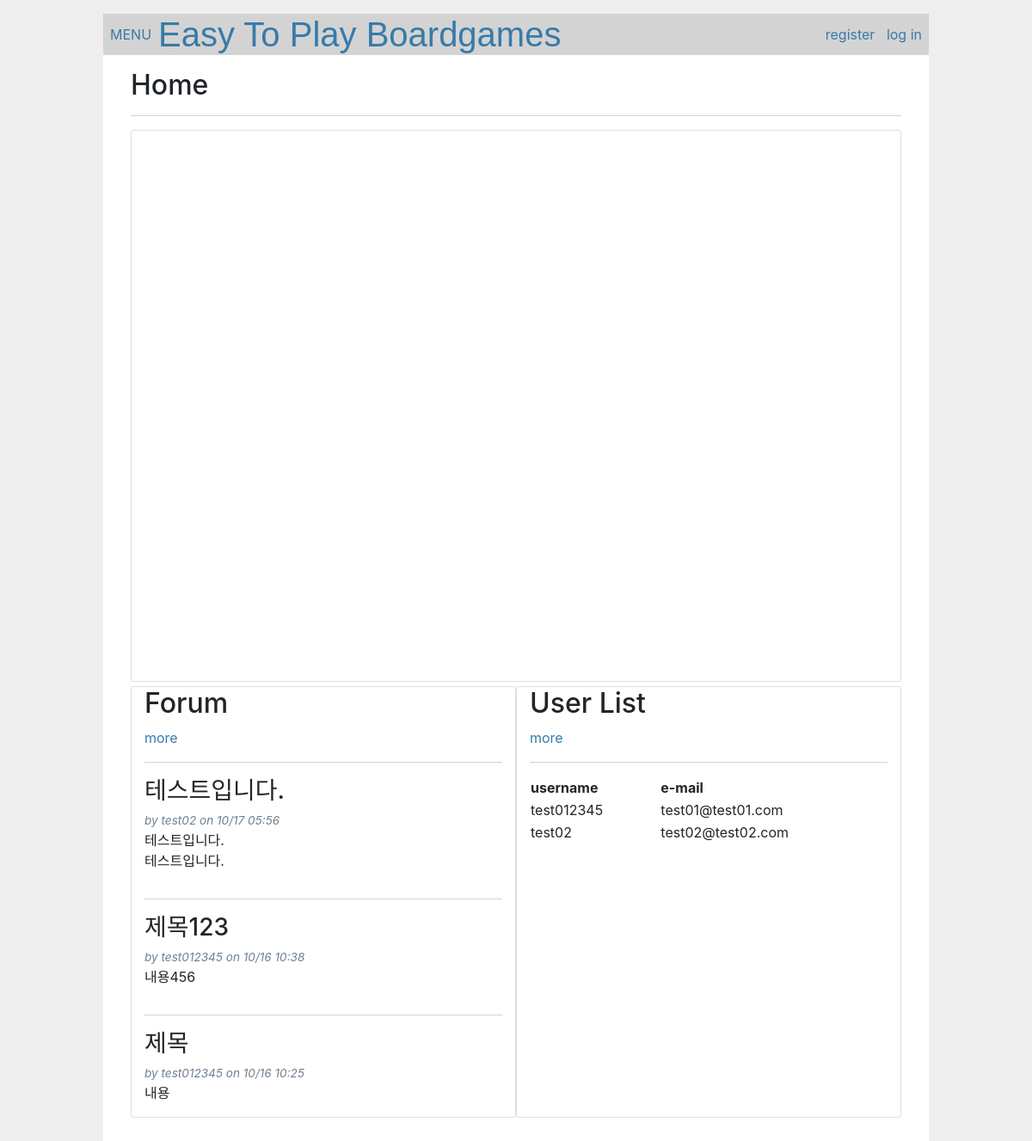
The page /2024-09-26_10.14.15.png/1 on the database its author committed.
### src/game/models.py (models this page shows)
class Game(db.Model):
	__tablename__ = "games"
	id = db.Column(db.Integer, primary_key=True)
	user_id = db.Column(db.Integer, db.ForeignKey("users.id"))
	title = db.Column(db.String(20), nullable=False)
	description = db.Column(db.String(100), nullable=False)
	upload_path = db.Column(db.String(255),nullable=False)
	created_at = db.Column(db.DateTime, default=datetime.now, nullable=False)
	updated_at = db.Column(db.DateTime, default=datetime.now,
						   onupdate=datetime.now, nullable=False)
	user = db.relationship('User', backref=db.backref('games', lazy=True))

### src/forum/models.py (models this page shows)
class Post(db.Model):
    __tablename__ = "posts"
    id = db.Column(db.Integer, primary_key=True)
    user_id = db.Column(db.Integer, db.ForeignKey("users.id"))
    title = db.Column(db.Text(20), nullable=False)
    body = db.Column(db.Text(200), nullable=False)
    created_at = db.Column(db.DateTime, default=datetime.now, nullable=False)
    updated_at = db.Column(db.DateTime, default=datetime.now,
                           onupdate=datetime.now, nullable=False)
    user = db.relationship('User', backref=db.backref('posts', lazy=True))

### src/crud/models.py (models this page shows, shortened)
class User(db.Model, UserMixin):
	__tablename__ = "users"
	id = db.Column(db.Integer, primary_key=True)
	username = db.Column(db.String(12), index=True, nullable=False)
	email = db.Column(db.String(100), unique=True, index=True, nullable=False)
	password_hash = db.Column(db.String)
	created_at = db.Column(db.DateTime, default=datetime.now, nullable=False)
	updated_at = db.Column(db.DateTime, default=datetime.now,
                        onupdate=datetime.now, nullable=False)
	@property
	def password(self):
		raise AttributeError("비밀번호 오류")

### src/home/views.py (the view)
@home.route('/<filename>/<int:game_id>')
def home_game(game_id, filename):
	game = Game.query.filter_by(id=game_id).first()
	posts = (
		select(Post)
		.join(User, User.id == Post.user_id)
		.order_by(desc(Post.created_at))
	)
	result = db.session.execute(posts).scalars().all()
	users = User.query.all()
	delete_form = DeleteForm()
	return render_template('home/index.html', game=game, filenaem=filename, posts=result,
						users=users, delete_form=delete_form)

### src/home/templates/home/index.html (shortened to what this page needs)
{% extends 'home/base.html' %}
{% block content %}
<div class="p-3" style="height: auto; margin-bottom: 10px;">
	<h2>Home</h2><hr>
		<div class="card" style="height: auto; margin-bottom: 5px;">
			{% if game %}
				<iframe src="{{ url_for('game.show_game',filename=game.upload_path, game_id=game.id) }}"
						style="width: 100%; height: 80vh; border: none;">
					지원하지 않는 브라우저입니다.
				</iframe>
				{% else %}
				<p>이용할 수 있는 게임 없음 <a href="{{ url_for('game.index') }}">more</a></p>
			{% endif %}
		</div>
	<div class="d-flex flex-row">
		<div class="card col-md-6">
			<h2>Forum</h2>
			<a href="{{ url_for('forum.index') }}">more</a><hr>
			{% if posts %}
				{% for post in posts %}
				<article class="post">
					<header>
						<div>
							<h3>{{ post.title }}</h3>
							<div class="about">by {{ post.user.username }} on {{ post.created_at.strftime('%m/%d %H:%M') }}</div>
						</div>
					</header>
					<p class="body">{{ post.body }}</p>
				</article>
				{% if not loop.last %}
				<hr>
				{% endif %}
				{% endfor %}
			{% else %}
			<p>포스트 없음</p>
			{% endif %}
		</div>
	<div class="card col-md-6">
		<h2>User List</h2>
		<a href="{{ url_for('crud.users') }}">more</a>
		<hr>
		{% if users %}
		<table>
			<tr>
				<th>username</th>
				<th>e-mail</th>
			</tr>
			{% for user in users %}
			<tr>
				<td>{{ user.username }}</td>
				<td>{{ user.email }}</td>
			</tr>
			{% endfor %}
		</table>
		{% else %}
		<p>사용자 없음</p>
		{% endif %}
	</div>
</div>
{% endblock %}

### src/home/templates/home/base.html (shortened to what this page needs)
<!DOCTYPE html>
<html lang="ko-kr">
<head>
	<link rel="stylesheet" href="{{ url_for('static', filename='css/bootstrap.min.css') }}">
	<link rel="stylesheet" href="{{ url_for('static', filename='css/style.css') }}">
</head>
<body>
	<div id="main-content">
		<nav>
			<a href="#" id="menu-button">MENU</a>
			<h1><a href="{{ url_for('main') }}">Easy To Play Boardgames</a></h1>
			<div class="navbar-nav">
				<ul>
					<li>
						{% if current_user.is_authenticated %}
						<a href="{{ url_for('crud.own') }}">
							{{ current_user.username }}
						</a>
					</li>
					<li>
						<a href="{{ url_for('auth.logout') }}" class="nav-link">log out</a>
					</li>
				</ul>
				{% else %}
				<ul>
					<li>
						<a class="nav-link" href="{{ url_for('auth.register') }}">register</a>
					</li>&nbsp;&nbsp;&nbsp;
					<li>
						<a class="nav-link" href="{{ url_for('auth.login') }}">log in</a>
					</li>
					{% endif %}
				</ul>
			</div>
		</nav>
		<section class="content">
		{% block content %}{% endblock %}
   		</section>
</div>
</body>
</html>

### src/static/css/style.css (style rules this page uses)
body { background-color: #f5f5f5; }
html { font-family: Arial, Helvetica, sans-serif; background: #eee; padding: 1rem; }
body { max-width: 960px; margin: 0 auto; background: white; }
h1 { font-family: Arial, Helvetica, sans-serif; color: #377ba8; margin: 1rem 0; }
a { color: #377ba8; }
hr { border: none; border-top: 1px solid lightgray; }
nav { background: lightgray; display: flex; align-items: center; padding: 0 0.5rem; }
nav h1 { flex: auto; margin: 0; }
nav h1 a { text-decoration: none; padding: 0.25rem 0.5rem; }
nav ul { display: flex; list-style: none; margin: 0; padding: 0; }
nav ul li a, nav ul li span, header .action { display: block; padding: 0.5rem; }
.content { padding: 0 1rem 1rem; }
.post > header { display: flex; align-items: flex-end; font-size: 0.85em; }
.post > header > div:first-of-type { flex: auto; }
.post .about { color: slategray; font-style: italic; }
.post .body { white-space: pre-line; }
.content:last-child { margin-bottom: 0; }

### rows shown on the page
Post: title "테스트입니다.", user.username "test02", created_at "10/17 05:56", body "테스트입니다. 테스트입니다."
Post: title "제목123", user.username "test012345", created_at "10/16 10:38", body "내용456"
Post: title "제목", user.username "test012345", created_at "10/16 10:25", body "내용"
User: username "test012345", email "test01@test01.com"
User: username "test02", email "test02@test02.com"
